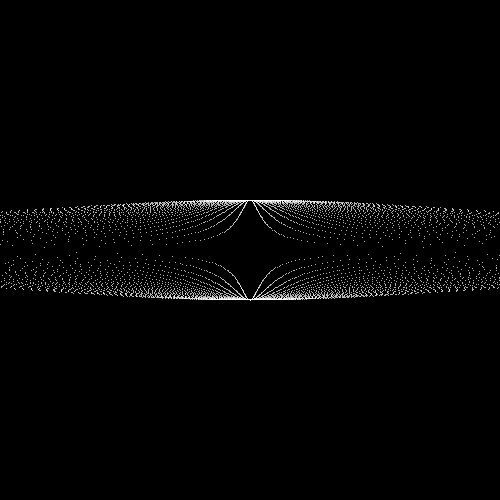
Frame 1 (no input)
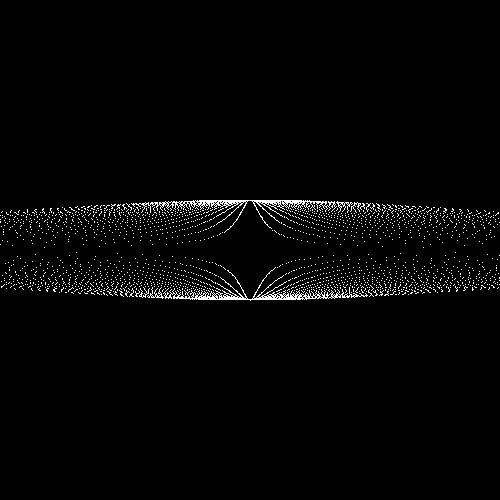
Frame 60 (the mouse pressed at the canvas centre just before this capture)
Frame 120 (the mouse held since frame 60 and released just before this capture): identical to frame 60, image omitted

The Processing sketch that drew these frames (run headless with seeded random() and noise(); from frame 60 on, the mouse is pressed at the canvas centre):

// Processing sketch: processing_169591
// ── processing_169591.pde

/*
By Adriano Parracciani
aka CyberParra
*/


float x;
float y;
int alpha=0;
int i;

void setup() {
size(500,500);
background(0);
stroke(255);
//frameRate(50);
}

void draw () {
 //stroke(random(255));
  for (int alfa=0; alfa<360; alfa++) {
     for (int i=300; i>0; i=i-10) {
     
  //cerchio
  noStroke();
  x=sin(alfa)*50+width/2;
  y=cos(alfa)*50+height/2;
  point(x,y);
  
  //turbolenza
      x=tan(alfa)*i+(width/2);
      stroke(255);
   point(x,y);
   }
     }
  }
  
